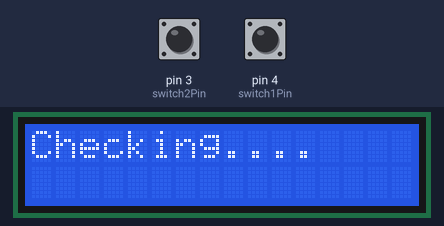
This sketch was run on a simulated Arduino Uno, built with avr-gcc and run on an emulated ATmega328P. Parts: 16×2 character LCD. The test bench sets the inputs (shaded band); at power-on: pin 3 (switch2Pin) HIGH, pin 4 (switch1Pin) HIGH.

Above: at 4.2 s.
4.3 s: pin 3 (switch2Pin) pulled LOW for 3.2 s
At 5.6 s:
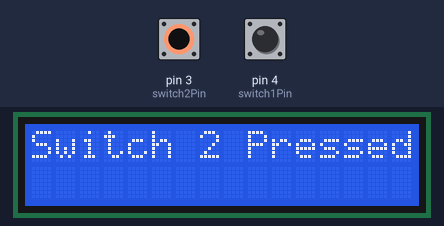
9.9 s: pin 4 (switch1Pin) pulled LOW for 0.15 s
At 10.5 s:
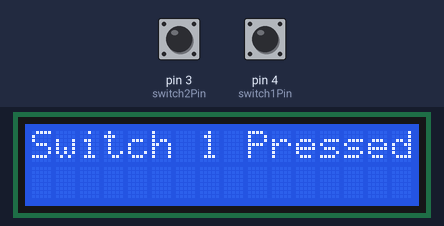
13.0 s: pin 3 (switch2Pin) pulled LOW for 0.15 s
At 14.2 s:
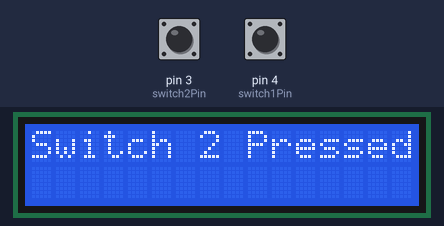
16.1 s: pin 3 (switch2Pin) pulled LOW for 1 s
19.6 s: pin 4 (switch1Pin) pulled LOW for 1 s
At 20.3 s:
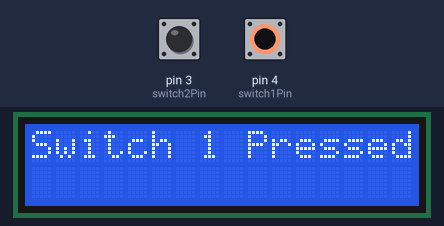
23.1 s: pin 4 (switch1Pin) pulled LOW for 0.15 s
Timing chart, 0 to 26.1 s (numbered marks = the images above; inputs shaded):
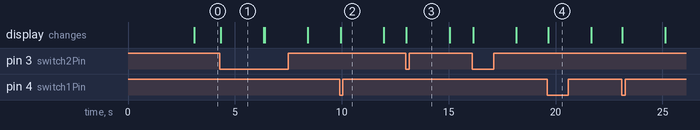

Measured:
- after the input at 4.3 s, the display: changes at once (image 1)
- after the input at 9.9 s, the display: changes after 0.05 s (image 2)
- after the input at 13.0 s, the display: changes at once (image 3)
- after the input at 19.6 s, the display: changes after 0.05 s (image 4)
- what the display in image 1 shows lasts 2.0 s, from 4.3 s to 6.3 s

The sketch:

switch_to_on_relay.ino
```cpp
#include <Wire.h>
#include <LiquidCrystal_I2C.h>

// Set the LCD address to 0x27 for a 16 chars and 2 line display
LiquidCrystal_I2C lcd(0x27, 16, 2);

const int switch1Pin = 4;
int switch1State = 0;

const int switch2Pin = 3;
int switch2State = 0;


void setup()
{
  pinMode(switch1Pin, INPUT_PULLUP);
  pinMode(switch2Pin, INPUT_PULLUP);
  lcd.begin();
  lcd.print("  SWITCH ARRAY");
  lcd.setCursor(0, 1);                          // Sets cursor at Column 0 and Line 1
  lcd.print("    TESTING");
  delay(3000);
}


void loop()
{
  lcd.clear();
  lcd.print("Checking....");
  delay(30);

  switch1State = digitalRead(switch1Pin);       // Check switch pin continuously
  switch2State = digitalRead(switch2Pin);       // Check switch pin continuously

  if (switch1State == LOW)
  {
    lcd.clear();
    lcd.print("Switch 1 Pressed");              // Display this in first line
    delay(2000);
  }

  if (switch2State == LOW)
  {
    lcd.clear();
    lcd.print("Switch 2 Pressed");              // Display this in first line
    delay(2000);
  }
}
```
